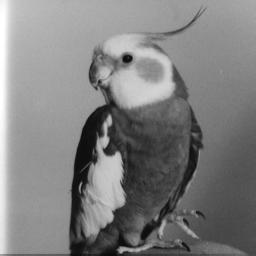
//> input picture Edge_Detection/Edge_Detection/bird.jpg, 256 x 256 px
$ ./Edge_Detection   (built with g++ and OpenCV 4)
//> lines starting //> are read from the running program, lines starting //| are printed output that depends on the picture
// Edge_Detection.cpp : Defines the entry point for the console application.
//

#include "opencv2/imgproc.hpp"
#include "opencv2/imgcodecs.hpp"
#include "opencv2/highgui.hpp"
#include "opencv/cv.h"
#include "opencv2/core/core.hpp"
#include "opencv2/objdetect/objdetect.hpp"


using namespace cv;
using namespace std;

int main()
{
	IplImage* Image1 = cvLoadImage("bird.jpg", CV_LOAD_IMAGE_GRAYSCALE);
//> Image1 is the input picture: 256 rows x 256 cols, CV_8UC1; min 5, max 255, mean 127.9
	cvNamedWindow("Input1", CV_WINDOW_AUTOSIZE);
	cvShowImage("Input1", Image1);

	//Canny Operator
	IplImage* output_canny = cvCreateImage(cvGetSize(Image1), IPL_DEPTH_8U, 1);
	cvCanny(Image1, output_canny, 30, 70, 3);
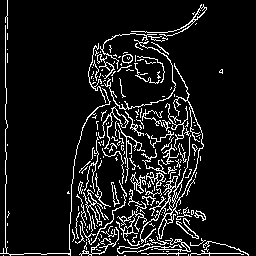
//> output_canny: 256 rows x 256 cols, CV_8UC1; 9.6% white in thin lines or dots
	cvNamedWindow("Output_Canny", CV_WINDOW_AUTOSIZE);
	cvShowImage("Output_Canny", output_canny);
	cvSaveImage("Edgeimg/canny.jpg", output_canny);

	//Laplacian Operator
	IplImage* output_Laplace = cvCreateImage(cvGetSize(Image1), IPL_DEPTH_8U, 1);
	cvLaplace(Image1, output_Laplace, 3);
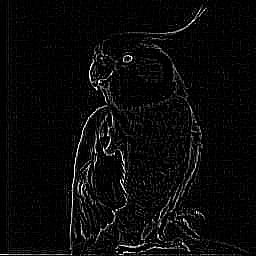
//> output_Laplace: 256 rows x 256 cols, CV_8UC1; min 0, max 255, mean 9.8
	cvNamedWindow("Output_Laplace", CV_WINDOW_AUTOSIZE);
	cvShowImage("Output_Laplace", output_Laplace);
	cvSaveImage("Edgeimg/Laplace.jpg", output_Laplace);

	//Sobel Operator
	IplImage* output_Sobel = cvCreateImage(cvGetSize(Image1), IPL_DEPTH_8U, 1);
	cvSobel(Image1, output_Sobel, 1, 0, 3);
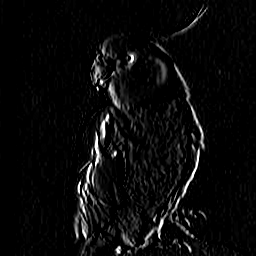
//> output_Sobel: 256 rows x 256 cols, CV_8UC1; min 0, max 255, mean 10.6
	cvNamedWindow("Output_Sobel", CV_WINDOW_AUTOSIZE);
	cvShowImage("Output_Sobel", output_Sobel);
	cvSaveImage("Edgeimg/Sobel.jpg", output_Sobel);


	cvWaitKey(0);

	cvReleaseImage(&Image1);
	cvReleaseImage(&output_canny);
	cvDestroyWindow("Output_Canny");
	cvReleaseImage(&output_Laplace);
	cvDestroyWindow("Output_Laplace");
	cvReleaseImage(&output_Sobel);
	cvDestroyWindow("Output_Sobel");

	return 0;

}
